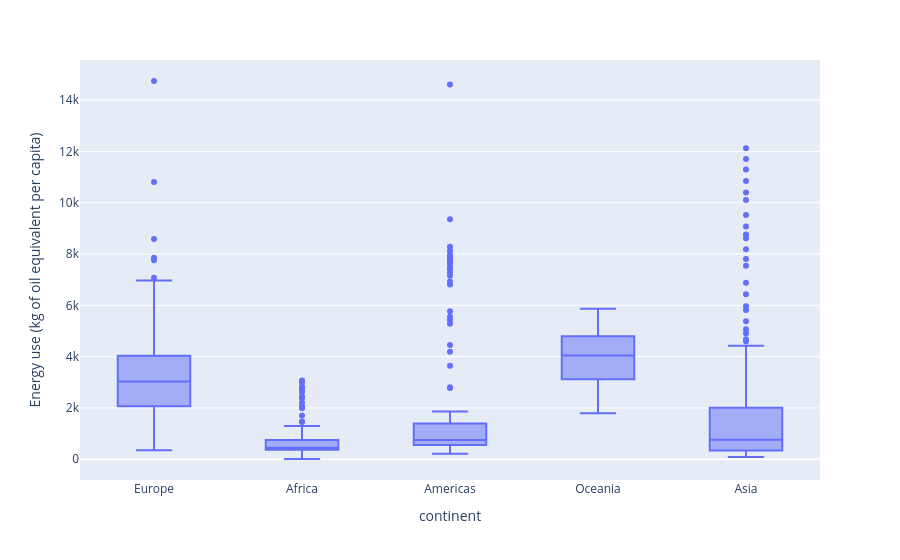

Source (notebook cell):
### Markdown cell above
A one-way ANOVA test was used to compare the means of a single independant variable (Energy use (kg of oil equivalent per capita)) across five categorical groups, in this case between the major continents. Additionally, only one quantitative variable is expected as the final outcome.

### Code cell
# filter by relevant variables
adf = df.filter(
    items=["Year", "continent", "Energy use (kg of oil equivalent per capita)"]
)
# remove rows with missing values
adf = adf.dropna()
# create dictionary of continents and energy use per capita
groups = (
    adf.groupby("continent")["Energy use (kg of oil equivalent per capita)"]
    .apply(list)
    .to_dict()
)
# create box plots to visualised variation within each continent
fig = px.box(adf, x="continent", y="Energy use (kg of oil equivalent per capita)")
fig.show()
# perform anova
stats.f_oneway(
    groups["Europe"],
    groups["Africa"],
    groups["Americas"],
    groups["Oceania"],
    groups["Asia"],
)

### Figure 1 — Plotly figure (JSON) as saved in the notebook; plotly's stock layout.template omitted (floating-point values rounded to 4 significant figures; data arrays with more than 128 entries replaced by an {"elided": "..."} marker saying what was removed)
{"data": [{"alignmentgroup": "True", "hovertemplate": "continent=%{x}<br>Energy use (kg of oil equivalent per capita)=%{y}<extra></extra>", "legendgroup": "", "marker": {"color": "#636efa"}, "name": "", "notched": false, "offsetgroup": "", "orientation": "v", "showlegend": false, "type": "box", "x": {"elided": "848 str values"}, "x0": " ", "xaxis": "x", "y": {"elided": "848 float values"}, "y0": " ", "yaxis": "y"}], "layout": {"boxmode": "group", "legend": {"tracegroupgap": 0}, "margin": {"t": 60}, "xaxis": {"anchor": "y", "domain": [0, 1], "title": {"text": "continent"}}, "yaxis": {"anchor": "x", "domain": [0, 1], "title": {"text": "Energy use (kg of oil equivalent per capita)"}}}}
